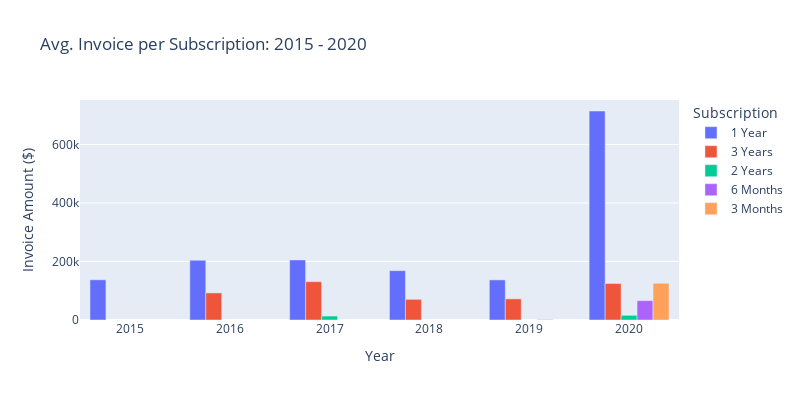

The notebook cell saved with this chart:
### Code cell
plt__atlas_grouped__year_subscription__mean

### Figure 1 — Plotly figure (JSON) as saved in the notebook; plotly's stock layout.template omitted (floating-point values rounded to 4 significant figures)
{"data": [{"alignmentgroup": "True", "hovertemplate": "Subscription=1 Year<br>Year=%{x}<br>Invoice Amount=%{y}<extra></extra>", "legendgroup": "1 Year", "marker": {"color": "#636efa"}, "name": "1 Year", "offsetgroup": "1 Year", "orientation": "v", "showlegend": true, "textposition": "auto", "type": "bar", "x": [2015, 2016, 2017, 2018, 2019, 2020], "xaxis": "x", "y": [137350, 204200.0, 205400.0, 168600.0, 137000.0, 714200.0], "yaxis": "y"}, {"alignmentgroup": "True", "hovertemplate": "Subscription=3 Years<br>Year=%{x}<br>Invoice Amount=%{y}<extra></extra>", "legendgroup": "3 Years", "marker": {"color": "#EF553B"}, "name": "3 Years", "offsetgroup": "3 Years", "orientation": "v", "showlegend": true, "textposition": "auto", "type": "bar", "x": [2016, 2017, 2018, 2019, 2020], "xaxis": "x", "y": [92500, 131039, 70630, 72245, 124752], "yaxis": "y"}, {"alignmentgroup": "True", "hovertemplate": "Subscription=2 Years<br>Year=%{x}<br>Invoice Amount=%{y}<extra></extra>", "legendgroup": "2 Years", "marker": {"color": "#00cc96"}, "name": "2 Years", "offsetgroup": "2 Years", "orientation": "v", "showlegend": true, "textposition": "auto", "type": "bar", "x": [2017, 2020], "xaxis": "x", "y": [13500, 16000], "yaxis": "y"}, {"alignmentgroup": "True", "hovertemplate": "Subscription=6 Months<br>Year=%{x}<br>Invoice Amount=%{y}<extra></extra>", "legendgroup": "6 Months", "marker": {"color": "#ab63fa"}, "name": "6 Months", "offsetgroup": "6 Months", "orientation": "v", "showlegend": true, "textposition": "auto", "type": "bar", "x": [2019, 2020], "xaxis": "x", "y": [1250, 66051], "yaxis": "y"}, {"alignmentgroup": "True", "hovertemplate": "Subscription=3 Months<br>Year=%{x}<br>Invoice Amount=%{y}<extra></extra>", "legendgroup": "3 Months", "marker": {"color": "#FFA15A"}, "name": "3 Months", "offsetgroup": "3 Months", "orientation": "v", "showlegend": true, "textposition": "auto", "type": "bar", "x": [2020], "xaxis": "x", "y": [125600.0], "yaxis": "y"}], "layout": {"barmode": "group", "height": 400, "legend": {"title": {"text": "Subscription"}, "tracegroupgap": 0}, "title": {"text": "Avg. Invoice per Subscription: 2015 - 2020"}, "width": 800, "xaxis": {"anchor": "y", "domain": [0, 1], "title": {"text": "Year"}}, "yaxis": {"anchor": "x", "domain": [0, 1], "title": {"text": "Invoice Amount ($)"}}}}
